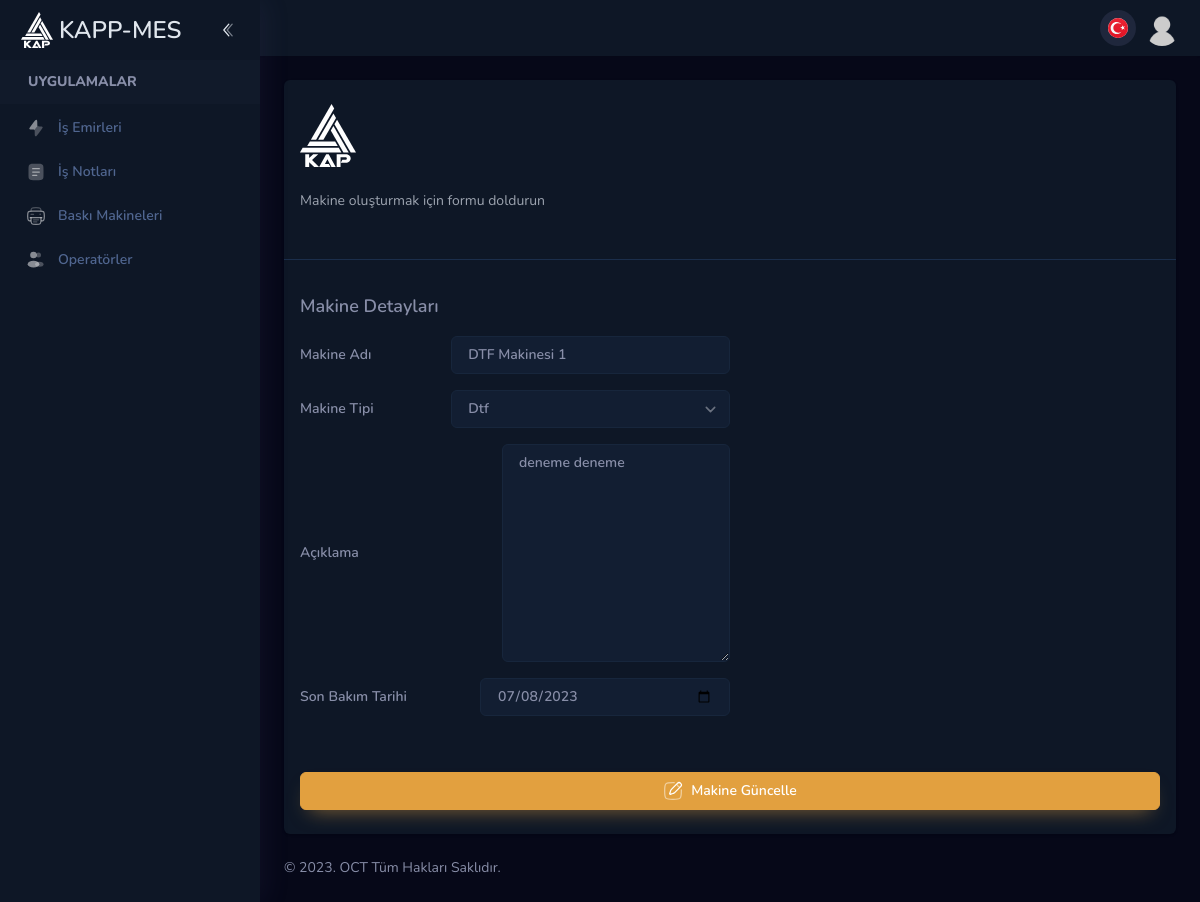
Screenshot of /machines/5/edit/ (signed in) with the database file from the repository.
### machines/models.py (models this page shows, shortened)
class Machine(StarterModel):
    name = models.CharField(max_length=100)
    MACHINE_CHOICES = (
        ('S', 'Süblimasyon'),
        ('D', 'Dtf'),
        ('U', 'Uv'),
    )
    machine_type = models.CharField(max_length=1, choices=MACHINE_CHOICES)
    description = models.CharField(max_length=255, blank=True, null=True)
    last_maintenance = models.DateField(blank=True, null=True)
    class Meta:
        verbose_name_plural = "Makineler"

### machines/views.py (the view)
# urls.py: path("<int:machine_pk>/edit/", views.machine_edit, name="machine_edit"),
@login_required
@user_passes_test(lambda u: u.is_superuser)
def machine_edit(request, machine_pk):
    machine = Machine.objects.get(pk=machine_pk)
    form = MachineForm(request.POST or None, instance=machine)
    if request.method == 'POST' and form.is_valid():
        form.save()
        return redirect('machine_list')
    context = {
        'machine': machine,
        'form': form
    }
    return render(request, "machines/create.html", context)

### machines/forms.py
class MachineForm(forms.ModelForm):
    class Meta:
        model = Machine
        fields = ['name', 'machine_type',  'description', 'last_maintenance']
        MACHINE_TYPE_CHOICES = (
            ('', 'Select an age'),
            ('S', 'Süblimasyon'),
            ('D', 'Dtf'),
            ('U', 'Uv'),
        )
        widgets = {
            'machine_type': forms.Select(choices=MACHINE_TYPE_CHOICES),
        }

### templates/machines/create.html (shortened to what this page needs)
{% extends 'components/layouts/default.html' %}
{% load static %}
{% block content %}
<div>
    <div class="flex xl:flex-row flex-col gap-2.5">
        <div class="panel px-0 flex-1 py-6 ltr:xl:mr-6 rtl:xl:ml-6">
            <form method="post" class="post-form">
                <div class="flex justify-between flex-wrap px-4">
                    <div class="mb-6 lg:w-1/2 w-full">
                        <div class="flex items-center text-black dark:text-white shrink-0">
                            <img src="{% static 'assets/images/logo-white.svg' %}" alt="image" class="w-14" />
                        </div>
                        <div class="space-y-1 mt-6 text-gray-500 dark:text-gray-400">
                            <div>Makine oluşturmak için formu doldurun</div>
                        </div>
                    </div>
                </div>
                <hr class="border-[#e0e6ed] dark:border-[#1b2e4b] my-6">
                <div class="mt-8 px-4">
                    <div class="flex justify-between lg:flex-row flex-col">
                        <div class="lg:w-1/2 w-full ltr:lg:mr-6 rtl:lg:ml-6 mb-6">
                            <div class="text-lg font-semibold">Makine Detayları</div>
                            <div class="mt-4 flex items-center">
                                <label for="id_name" class="ltr:mr-2 rtl:ml-2 w-1/3 mb-0">Makine Adı</label>
                                <input class="form-input flex-1" type="text" name="name" required="" id="id_name"
                                       value="{{machine.name}}" placeholder="Makine Adı Girin">
                            </div>
                            <div class="mt-4 flex items-center">
                                <label for="id_machine_type" class="ltr:mr-2 rtl:ml-2 w-1/3 mb-0">Makine Tipi</label>
                                <select name="machine_type" required="" id="id_machine_type" class="form-input flex-1">
                                    {% if machine %}
                                        {% if machine.machine_type == 'S' %}
                                            <option value="S" selected="">Süblimasyon</option>
                                            <option value="D">Dtf</option>
                                            <option value="U">Uv</option>
                                        {% elif machine.machine_type == 'D' %}
                                            <option value="D" selected="">Dtf</option>
                                        {% elif machine.machine_type == 'U' %}
                                            <option value="S">Süblimasyon</option>
                                            <option value="D">Dtf</option>
                                            <option value="U" selected="">UV</option>
                                        {% endif %}
                                    {% else %}
                                        <option value="" selected="">Makine Tipi Seçin</option>
                                        <option value="S">Süblimasyon</option>
                                        <option value="D">Dtf</option>
                                        <option value="U"   >UV</option>
                                    {% endif %}
                                </select>
                            </div>
                            <div class="flex items-center mt-4">
                                <label for="id_description" class="flex-1 ltr:mr-2 rtl:ml-2 mb-0">Açıklama</label>
                                <textarea class="form-input flex-1" name="description" cols="40" rows="10"
                                          id="id_description"
                                placeholder="Açıklama....">{% if machine.last_maintenance %}{{ machine.description }}{% endif %}</textarea>
                            </div>
                            <div class="flex items-center mt-4">
                                <label for="id_last_maintenance" class="flex-1 ltr:mr-2 rtl:ml-2 mb-0">Son Bakım Tarihi</label>
                                <input class="form-input lg:w-[250px] w-2/3" type="date" name="last_maintenance"
                                       value="{{machine.last_maintenance|date:'Y-m-d'}}" id="id_last_maintenance">
                            </div>
                        </div>
                    </div>
                </div>
                <div class="mt-8 px-4">
                    {% if machine %}
                    <button type="submit" class="btn btn-warning w-full gap-2">
                        Makine Güncelle </button>
                    {% endif %}
                </div>
            </form>
        </div>
    </div>
</div>
{% endblock %}

### rows the page displays
Machine: name "DTF Makinesi 1", machine_type "Dtf", description "deneme deneme", last_maintenance "07/08/2023"
